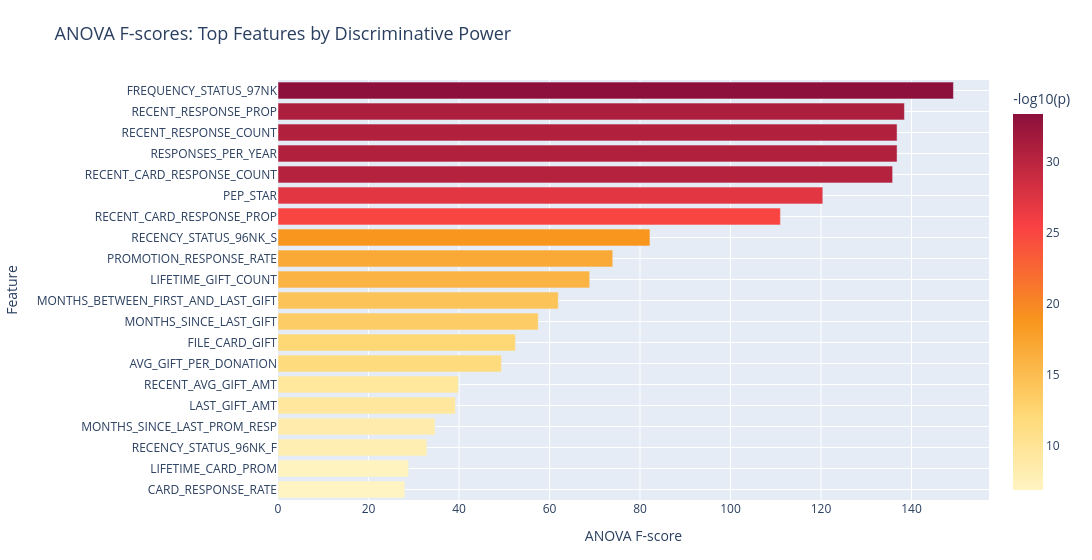

The cell this chart's notebook holds for it:
### Code cell
"""3. ANOVA F-test (filter): ranking features by between-class discriminative power"""
P_VALUE_THRESHOLD = 0.05

f_scores, p_values = f_classif(X_train_prep, y_train)
anova_df = pd.DataFrame({
    "Feature": feature_names,
    "F_score": f_scores,
    "p_value": p_values,
}).sort_values("F_score", ascending=False)

fig = plot_anova_f_scores(anova_df, top_n=20)
fig.show()

anova_selected = anova_df.loc[anova_df["p_value"] < P_VALUE_THRESHOLD, "Feature"].tolist()
print(f"Features with ANOVA p-value < {P_VALUE_THRESHOLD}: {len(anova_selected)}")

### Figure 1 — Plotly figure (JSON) as saved in the notebook; plotly's stock layout.template omitted (floating-point values rounded to 4 significant figures)
{"data": [{"alignmentgroup": "True", "customdata": [[1.223e-07], [7.939e-08], [1.005e-08], [3.946e-09], [3.979e-10], [2.866e-10], [2.254e-12], [4.726e-13], [3.683e-14], [3.943e-15], [1.191e-16], [9.149e-18], [1.478e-19], [8.104e-26], [7.597e-28], [3.55e-31], [2.175e-31], [2.175e-31], [9.714e-32], [4.513e-34]], "hovertemplate": "ANOVA F-score=%{x}<br>Feature=%{y}<br>p_value=%{customdata[0]:.4g}<br>-log10(p)=%{marker.color}<extra></extra>", "legendgroup": "", "marker": {"color": [6.913, 7.1, 7.998, 8.404, 9.4, 9.543, 11.65, 12.33, 13.43, 14.4, 15.92, 17.04, 18.83, 25.09, 27.12, 30.45, 30.66, 30.66, 31.01, 33.35], "coloraxis": "coloraxis", "pattern": {"shape": ""}}, "name": "", "offsetgroup": "", "orientation": "h", "showlegend": false, "textposition": "auto", "type": "bar", "x": [28.03, 28.87, 32.89, 34.72, 39.21, 39.85, 49.38, 52.46, 57.51, 61.93, 68.88, 73.98, 82.19, 111.0, 120.4, 135.8, 136.8, 136.8, 138.4, 149.3], "xaxis": "x", "y": ["CARD_RESPONSE_RATE", "LIFETIME_CARD_PROM", "RECENCY_STATUS_96NK_F", "MONTHS_SINCE_LAST_PROM_RESP", "LAST_GIFT_AMT", "RECENT_AVG_GIFT_AMT", "AVG_GIFT_PER_DONATION", "FILE_CARD_GIFT", "MONTHS_SINCE_LAST_GIFT", "MONTHS_BETWEEN_FIRST_AND_LAST_GIFT", "LIFETIME_GIFT_COUNT", "PROMOTION_RESPONSE_RATE", "RECENCY_STATUS_96NK_S", "RECENT_CARD_RESPONSE_PROP", "PEP_STAR", "RECENT_CARD_RESPONSE_COUNT", "RESPONSES_PER_YEAR", "RECENT_RESPONSE_COUNT", "RECENT_RESPONSE_PROP", "FREQUENCY_STATUS_97NK"], "yaxis": "y"}], "layout": {"barmode": "relative", "coloraxis": {"colorbar": {"tickfont": {"color": "#2A3F5F"}, "title": {"font": {"color": "#2A3F5F"}, "text": "-log10(p)"}}, "colorscale": [[0, "#FFF4C2"], [0.2, "#FED976"], [0.45, "#F8961E"], [0.7, "#F94144"], [1, "#8C103B"]]}, "font": {"color": "#2A3F5F"}, "height": 560, "legend": {"bgcolor": "rgba(255,255,255,0.75)", "bordercolor": "rgba(0,0,0,0)", "font": {"color": "#2A3F5F"}, "tracegroupgap": 0}, "margin": {"b": 60, "l": 80, "r": 40, "t": 80}, "paper_bgcolor": "#FFFFFF", "plot_bgcolor": "#E5ECF6", "title": {"font": {"color": "#2A3F5F", "size": 18}, "text": "ANOVA F-scores: Top Features by Discriminative Power"}, "width": 1100, "xaxis": {"anchor": "y", "domain": [0, 1], "gridcolor": "#FFFFFF", "showgrid": true, "tickfont": {"color": "#2A3F5F"}, "title": {"font": {"color": "#2A3F5F"}, "text": "ANOVA F-score"}, "zeroline": false}, "yaxis": {"anchor": "x", "domain": [0, 1], "gridcolor": "#FFFFFF", "showgrid": true, "tickfont": {"color": "#2A3F5F"}, "title": {"font": {"color": "#2A3F5F"}, "text": "Feature"}, "zeroline": false}}}
